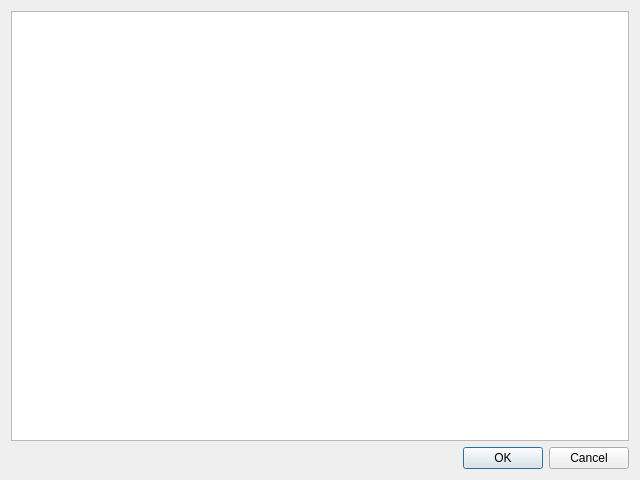
<?xml version="1.0" encoding="UTF-8"?>
<ui version="4.0">
 <class>BrowsePictDialog</class>
 <widget class="QDialog" name="BrowsePictDialog">
  <property name="geometry">
   <rect>
    <x>0</x>
    <y>0</y>
    <width>640</width>
    <height>480</height>
   </rect>
  </property>
  <property name="windowTitle">
   <string>Browse PICT Resource</string>
  </property>
  <layout class="QVBoxLayout" name="main_vbox">
   <item>
    <widget class="QListWidget" name="pict_list_widget"/>
   </item>
   <item>
    <widget class="QDialogButtonBox" name="dialog_button_box">
     <property name="standardButtons">
      <set>QDialogButtonBox::Cancel|QDialogButtonBox::Ok</set>
     </property>
    </widget>
   </item>
  </layout>
 </widget>
 <resources/>
 <connections/>
</ui>
